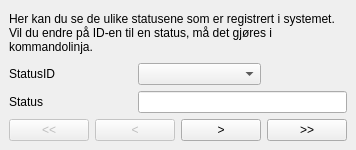
<?xml version="1.0" encoding="UTF-8"?>
<ui version="4.0">
 <class>ShowStatuses</class>
 <widget class="QMainWindow" name="ShowStatuses">
  <property name="geometry">
   <rect>
    <x>0</x>
    <y>0</y>
    <width>356</width>
    <height>150</height>
   </rect>
  </property>
  <property name="windowTitle">
   <string>Vis innlagte statuser</string>
  </property>
  <widget class="QWidget" name="centralwidget">
   <layout class="QGridLayout" name="gridLayout">
    <item row="0" column="0" colspan="5">
     <widget class="QLabel" name="labelInfo">
      <property name="text">
       <string>Her kan du se de ulike statusene som er registrert i systemet. Vil du endre på ID-en til en status, må det gjøres i kommandolinja.</string>
      </property>
      <property name="wordWrap">
       <bool>true</bool>
      </property>
     </widget>
    </item>
    <item row="1" column="0" colspan="2">
     <widget class="QLabel" name="labelStatusID">
      <property name="text">
       <string>StatusID</string>
      </property>
     </widget>
    </item>
    <item row="1" column="2" colspan="2">
     <widget class="QComboBox" name="comboBoxStatusID"/>
    </item>
    <item row="2" column="0" colspan="2">
     <widget class="QLabel" name="labelStatus">
      <property name="text">
       <string>Status</string>
      </property>
     </widget>
    </item>
    <item row="2" column="2" colspan="3">
     <widget class="QLineEdit" name="lineEdit"/>
    </item>
    <item row="3" column="0">
     <widget class="QPushButton" name="btnFirst">
      <property name="enabled">
       <bool>false</bool>
      </property>
      <property name="text">
       <string>&lt;&lt;</string>
      </property>
     </widget>
    </item>
    <item row="3" column="1" colspan="2">
     <widget class="QPushButton" name="btnPrev">
      <property name="enabled">
       <bool>false</bool>
      </property>
      <property name="text">
       <string>&lt;</string>
      </property>
     </widget>
    </item>
    <item row="3" column="3">
     <widget class="QPushButton" name="btnNext">
      <property name="text">
       <string>&gt;</string>
      </property>
     </widget>
    </item>
    <item row="3" column="4">
     <widget class="QPushButton" name="btnLast">
      <property name="text">
       <string>&gt;&gt;</string>
      </property>
     </widget>
    </item>
   </layout>
  </widget>
 </widget>
 <resources/>
 <connections/>
</ui>
